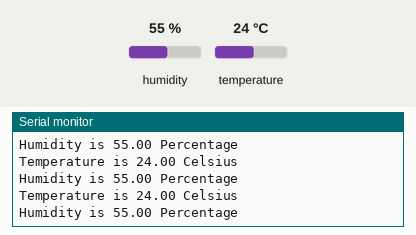
The sketch below on a simulated Arduino Uno, built with avr-gcc and run on an emulated ATmega328P. Shown: the last lines printed to the serial monitor. The inputs (shaded band) are chosen by the test bench; at power-on: humidity 55 %, temperature 24 °C.

Above: at 6.8 s.
6.9 s: humidity set to 22 %
At 10.8 s:
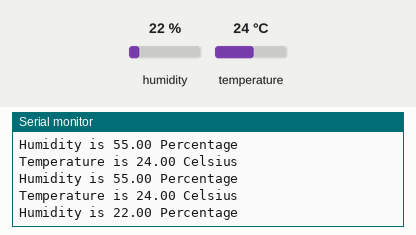
12.3 s: temperature set to 12 °C
At 15.1 s:
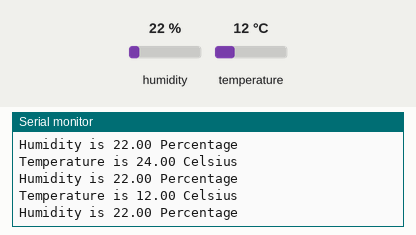
17.7 s: humidity set to 40 %
At 19.4 s:
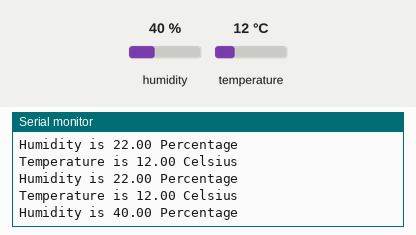
Timing chart, 0 to 20.9 s (numbered marks = the images above; inputs shaded):
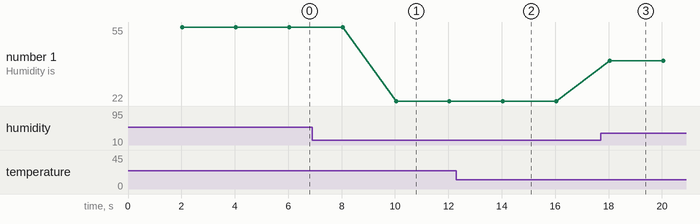

Measured:
- after the input at 6.9 s, the serial monitor: prints a new line after 3.1 s (image 1)
- after the input at 12.3 s, the serial monitor: prints a new line after 1.7 s (image 2)
- after the input at 17.7 s, the serial monitor: prints a new line after 0.35 s (image 3)
- plotted number 1: 55 → 22 after the input at 6.9 s, 22 → 40 after the input at 17.7 s

The sketch:

DHT22_LM35_Millis.ino
```cpp
/*
 * Day 05 - DHT22 Sensor with millis()
 *
 * Virtual Internship:
 * Smart Factory Monitoring System
 *
 * Description:
 * Reads temperature and humidity values from DHT22 sensor
 * and prints the data on Serial Monitor every 2 seconds
 * using millis() function.
 */

#include <DHT.h>

#define DHTPIN 2
#define DHTTYPE DHT22

// Create DHT sensor object
DHT dht(DHTPIN, DHTTYPE);

unsigned long now;
unsigned long prev;

float h;
float t;

void setup()
{
  dht.begin();
  Serial.begin(9600);

  Serial.println("Test DHT22 Sensor");
}

void loop()
{
  now = millis();   // Time elapsed in milliseconds

  if ((now - prev) > 2000)
  {
    prev = now;

    // Read humidity and temperature
    h = dht.readHumidity();
    t = dht.readTemperature();

    // Handle sensor reading failure
    if (isnan(h) || isnan(t))
    {
      Serial.println("Read failed!");
      return;
    }

    Serial.print("Temperature is ");
    Serial.print(t);
    Serial.println(" Celsius");

    Serial.print("Humidity is ");
    Serial.print(h);
    Serial.println(" Percentage");
  }
}
```
